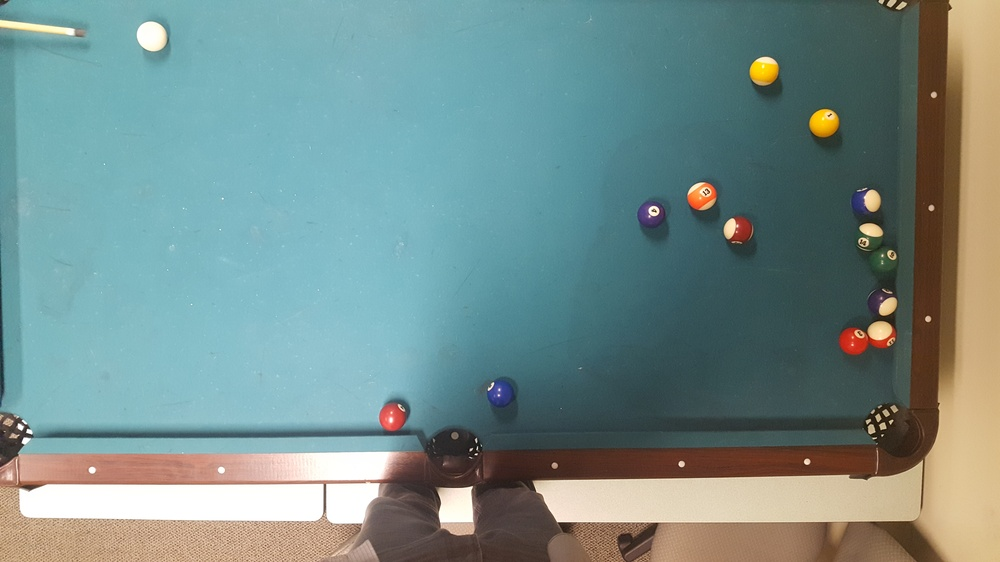
%> input picture resources/good_balls.jpg, 1000 x 562 px, shrunk from 5312 x 2988 before the run
$ octave VR_Testing.m   (GNU Octave 9; MATLAB toolbox functions it lacks are replaced by stand-ins)
%> lines starting %> are read from the running program, lines starting %| are printed output that depends on the picture
%playing with Virtual Recognition Matlab libraries.
[pic,mymap] = imread('../../resources/good_balls.jpg');
%> pic is the input picture: size 562x1000x3 uint8; mean R, G, B 117.4, 142.1, 139.2
%> mymap = []
image(pic)
%try
%takes image read file, and if indexed changes it to RGB colour mapping
%if mymap is empty it is already a RGB image.
if ~isempty(mymap)
    MyIm = ind2rgb(pic,mymap);
else
    MyIm = pic;
end


% [24 lines of commented-out code are left out]
imshow(pic)

%d = imdistline() %used this for finding distance across circle
%distance across circle is 180-220
%so radius is 90-110


%internet says we should check if they are brighter or darker, so greyscale
%make it grey, make it greeeeyt!
grayscale = rgb2gray(pic);
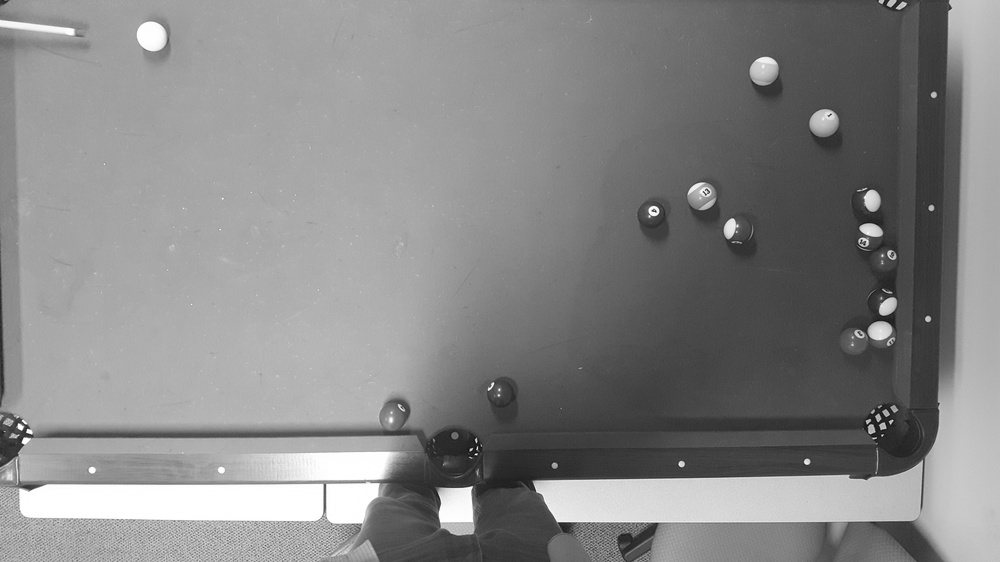
%> grayscale: size 562x1000 uint8; min 10, max 255, mean 134.4
imshow(grayscale)
%many are brighter (more reflective)

%this should be our first attempt at finding circles.
%[centers, radiiBright, metricBright] = imfindcircles(grayscale,[70 90], ...
%    'ObjectPolarity','bright','Sensitivity',0.92,'EdgeThreshold',0.1);
[centersdark, radiidark, metricBright] = imfindcircles(grayscale,[70 90], ...
    'ObjectPolarity','dark','Sensitivity',0.95,'EdgeThreshold',0.05);
%> centersdark = [588.4 367.4]; radiidark = 70; metricBright = 6.55e-05
%> (the run ends here)

$ run again, with resources/TableImage.jpg copied over resources/good_balls.jpg
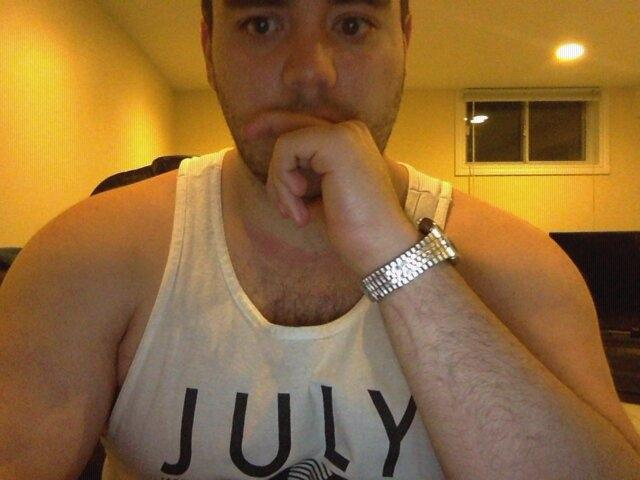
%> input picture resources/TableImage.jpg, 640 x 480 px
%> pic is the input picture: size 480x640x3 uint8; mean R, G, B 144.1, 106.1, 57.8
%> mymap = []
%> `grayscale = rgb2gray(pic);`:
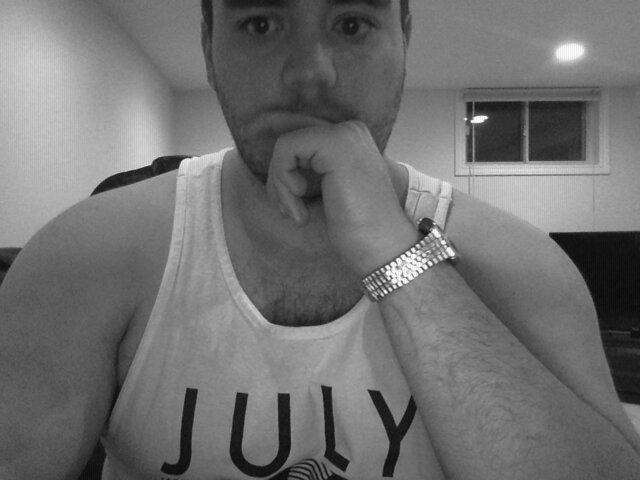
%> grayscale: size 480x640 uint8; min 1, max 255, mean 112
%> centersdark = [306.1 248.8]; radiidark = 78.03; metricBright = 0.0533
